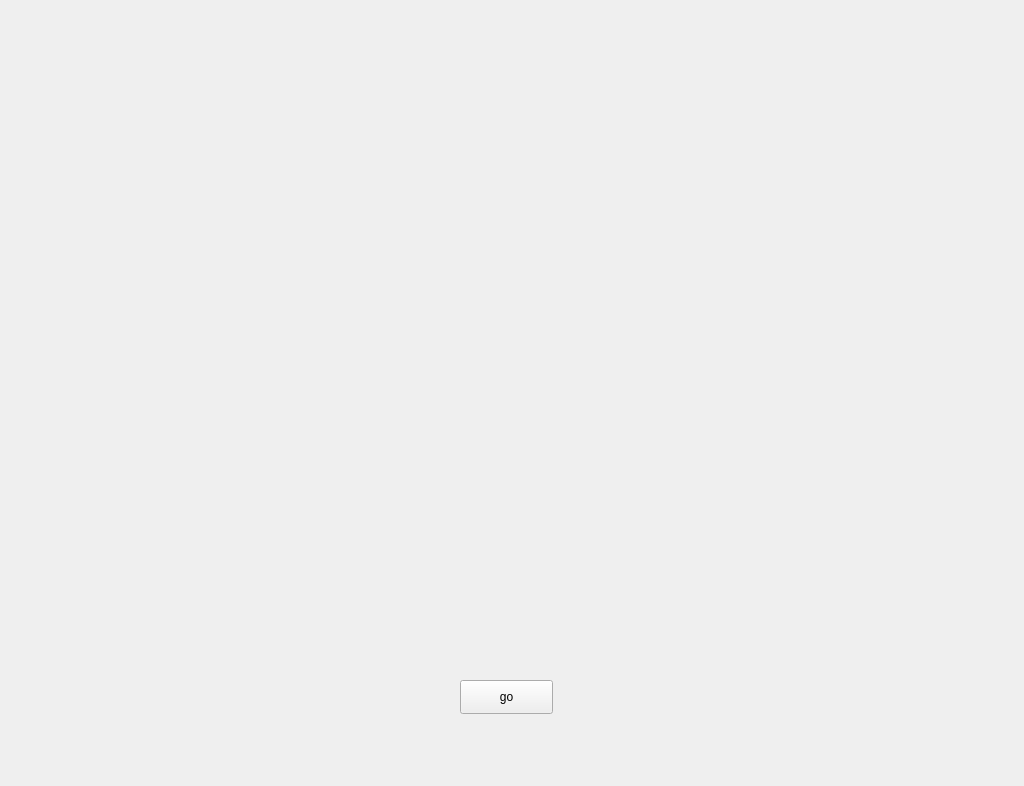
<?xml version="1.0" encoding="UTF-8"?>
<ui version="4.0">
 <class>MainWindow</class>
 <widget class="QMainWindow" name="MainWindow">
  <property name="geometry">
   <rect>
    <x>0</x>
    <y>0</y>
    <width>1024</width>
    <height>786</height>
   </rect>
  </property>
  <property name="windowTitle">
   <string>MainWindow</string>
  </property>
  <property name="styleSheet">
   <string notr="true">background-image: url(:/new/background/image/background/16_07_55_raw.jpg);</string>
  </property>
  <widget class="QWidget" name="centralWidget">
   <widget class="QPushButton" name="go_btn">
    <property name="geometry">
     <rect>
      <x>460</x>
      <y>680</y>
      <width>93</width>
      <height>34</height>
     </rect>
    </property>
    <property name="styleSheet">
     <string notr="true"/>
    </property>
    <property name="text">
     <string>go</string>
    </property>
   </widget>
  </widget>
 </widget>
 <layoutdefault spacing="6" margin="11"/>
 <resources/>
 <connections/>
</ui>
